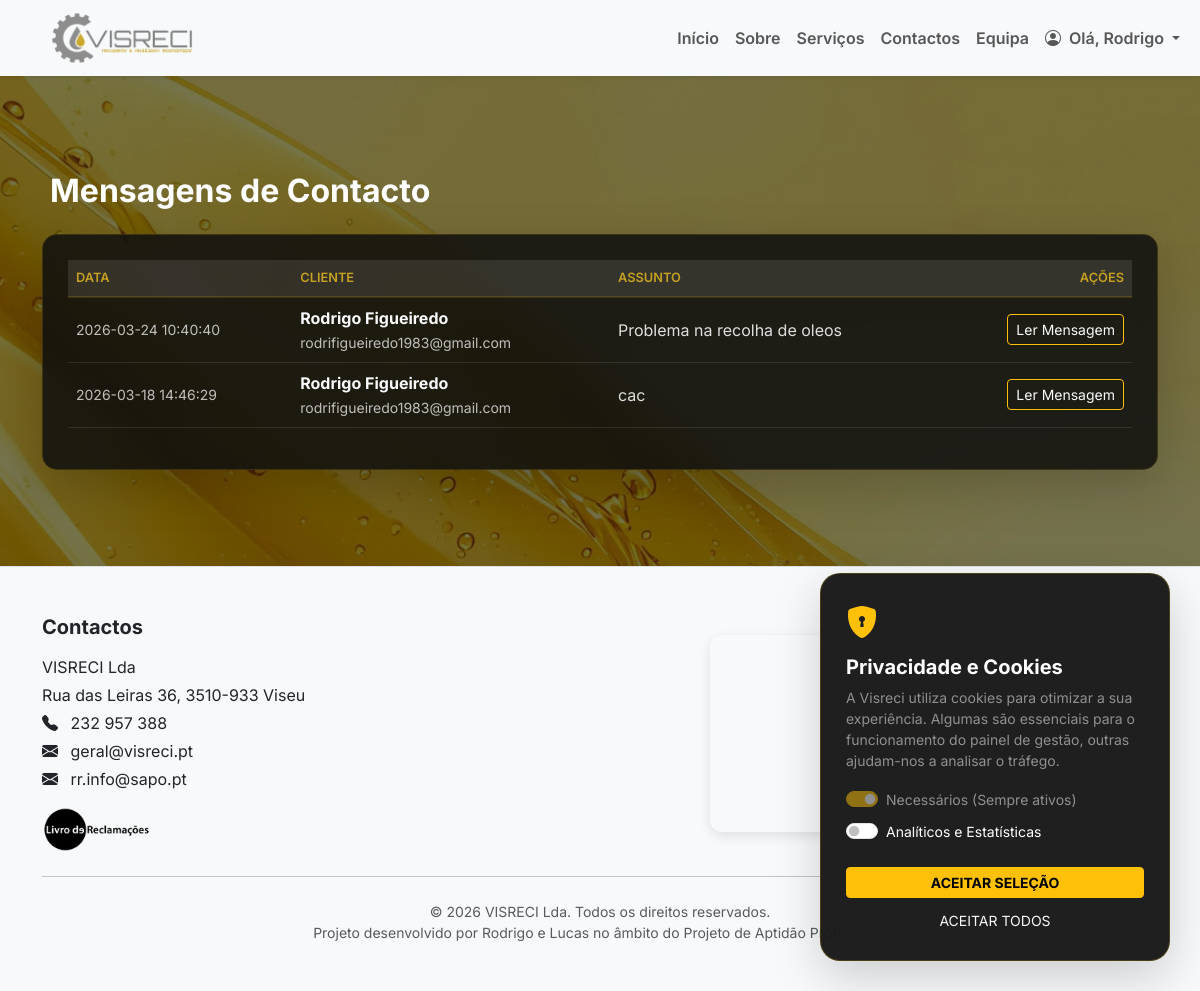
/admin/contactos (signed in), run on the app's committed database.
### tables this page shows
CREATE TABLE contactos (
    id INTEGER PRIMARY KEY AUTOINCREMENT,
    nome TEXT NOT NULL,
    email TEXT NOT NULL,
    assunto TEXT,
    mensagem TEXT NOT NULL,
    lido INTEGER DEFAULT 0,
    created_at TIMESTAMP DEFAULT CURRENT_TIMESTAMP
);

### app.py (the view)
@app.route("/admin/contactos")
@login_required
def admin_contactos():
    conn = get_connection()
    mensagens = conn.execute("SELECT * FROM contactos ORDER BY created_at DESC").fetchall()
    conn.close()
    return render_template("admin_contactos.html", mensagens=mensagens)

### app.py (called while the page is built)
def get_connection():
    conn = sqlite3.connect("app.db", timeout=30)
    conn.row_factory = sqlite3.Row
    return conn

def login_required(view_func):
    @wraps(view_func)
    def wrapper(*args, **kwargs):
        if "user_id" not in session:
            return redirect(url_for("login"))
        return view_func(*args, **kwargs)
    return wrapper

@app.context_processor
def inject_translations():
    lang = session.get('lang', 'pt')
    return {
        'lang': lang,
        't': TRANSLATIONS.get(lang, TRANSLATIONS['pt'])
    }

### templates/admin_contactos.html (shortened to what this page needs)
{% extends "menu.html" %}
{% block content %}
<section class="py-5 mt-5">
    <div class="container">
        <h2 class="text-white fw-bold mb-4">Mensagens de Contacto</h2>
        <div class="table-glass on-dark p-4 shadow-lg">
            <div class="table-responsive">
                <table class="table align-middle text-white">
                    <thead class="text-warning text-uppercase small">
                        <tr>
                            <th>Data</th>
                            <th>Cliente</th>
                            <th>Assunto</th>
                            <th class="text-end">Ações</th>
                        </tr>
                    </thead>
                    <tbody>
                        {% for m in mensagens %}
                        <tr class="border-bottom border-secondary border-opacity-25">
                            <td class="small">{{ m.created_at }}</td>
                            <td>
                                <b>{{ m.nome }}</b><br>
                                <small class="text-white-50">{{ m.email }}</small>
                            </td>
                            <td>{{ m.assunto }}</td>
                            <td class="text-end">
                                <button class="btn btn-sm btn-outline-warning" data-bs-toggle="modal"
                                    data-bs-target="#msg{{ m.id }}">
                                     Ler Mensagem
                                </button>
                            </td>
                        </tr>
                        {% endfor %}
                    </tbody>
                </table>
            </div>
        </div>
    </div>
</section>
{% endblock %}

### CSS/style.css (style rules this page uses)
:root { --vis-accent: #ffc107; --vis-accent-hover: #e0a800; --vis-text: #f9fafb; --vis-muted: rgba(255, 255, 255, .72); --vis-glass: rgba(255, 255, 255, .12); --vis-glass-2: rgba(255, 255, 255, .08); --vis-glass-border: rgba(255, 255, 255, .18); --vis-shadow: 0 20px 60px rgba(0, 0, 0, .35); --vis-shadow-soft: 0 10px 30px rgba(0, 0, 0, .20); }
body { margin: 0; padding: 0; font-family: 'Inter', sans-serif; min-height: 100vh; background: none; }
body::before { content: ""; position: fixed; inset: 0; z-index: -1; background: linear-gradient(rgba(0, 0, 0, 0.25), rgba(0, 0, 0, 0.25)), url('../IMG/fundo.jpg') no-repeat center center; background-size: cover; backdrop-filter: blur(1.5px); -webkit-backdrop-filter: blur(1.5px); background-attachment: scroll; }
section { scroll-margin-top: 100px; }
.on-dark, .on-dark * { color: var(--vis-text); }
.table-glass { background: rgba(0, 0, 0, .35); border: 1px solid rgba(255, 255, 255, .16); border-radius: 18px; overflow: hidden; }
.table-glass .table { --bs-table-bg: transparent; --bs-table-color: rgba(255, 255, 255, .86); --bs-table-border-color: rgba(255, 255, 255, .10); --bs-table-striped-bg: rgba(255, 255, 255, .06); --bs-table-hover-bg: rgba(255, 255, 255, .08); }
.table-glass thead { background: rgba(255, 255, 255, .10); }
.table-glass th { color: rgba(255, 255, 255, .92) !important; border-color: rgba(255, 255, 255, .14) !important; }
.table-glass td { color: rgba(255, 255, 255, .86) !important; border-color: rgba(255, 255, 255, .10) !important; }
.table-glass .text-muted, .table-glass .small, .table-glass small { color: rgba(255, 255, 255, .72) !important; }
.table-glass.on-dark { background: rgba(15, 15, 15, 0.85) !important; backdrop-filter: blur(12px); -webkit-backdrop-filter: blur(12px); border-radius: 15px; border: 1px solid rgba(197, 160, 33, 0.2); padding: 25px !important; }
.table thead th { color: #c5a021 !important; font-weight: 600; text-transform: uppercase; font-size: 0.8rem; border-bottom: 2px solid rgba(197, 160, 33, 0.2) !important; }

### templates/menu.html (style rules this page uses)
html, body { height: 100%; }
body { display: flex; flex-direction: column; }

### data on the page
contactos: created_at "2026-03-24 10:40:40", nome "Rodrigo Figueiredo", email "rodrifigueiredo1983@gmail.com", assunto "Problema na recolha de oleos"
contactos: created_at "2026-03-18 14:46:29", nome "Rodrigo Figueiredo", email "rodrifigueiredo1983@gmail.com", assunto "cac"

### other printed values
{{ session.get("user_name") }} "Rodrigo"
